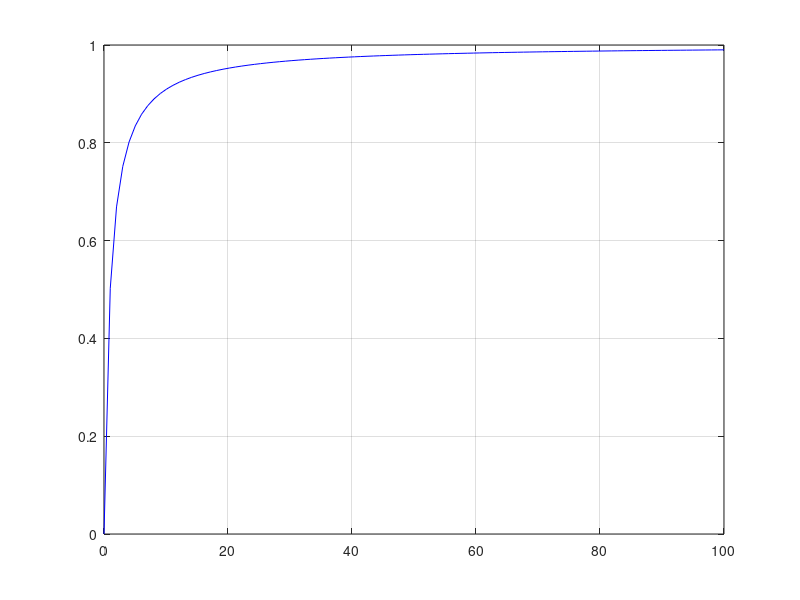

This chart was generated by the following MATLAB code: (Note: this script raises an error after producing the figure.)
% File:      plot_sigma.m
% Author:    Ioannis Filippidis, Mechanical Engineer, jfilippidis@gmail.com
% Date:      2010.09.20
% Language:  MATLAB, program version: 7.11 (2010b)
% Purpose:   plot squashing diffeomorphism s(x) = x / (1+x)
% Copyright: Ioannis Filippidis, 2010-

function plot_sigma
x = linspace(0,100);
y = x ./ (x+1);

plot(x,y,'b-')
grid on
tex_plot_annot(gca,...
            'Squashing diffeomorphism $\sigma(x)=\frac{x}{x+1}$',...
            '$x$',...
            '$\sigma(x)$',...
            [])
